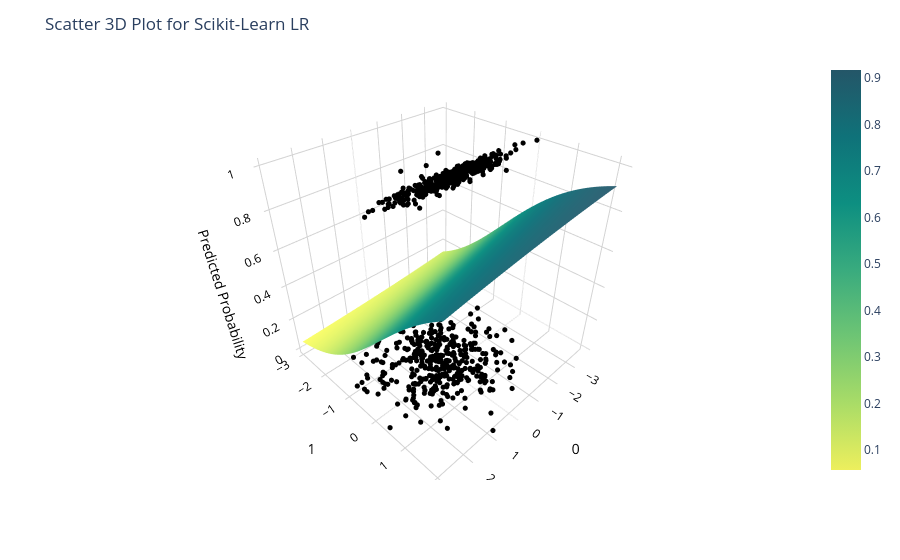

Notebook source saved alongside this figure:
### Code cell
import plotly.graph_objects as go 

fig = px.scatter_3d(x=X_train[:, 0], y=X_train[:, 1], z=y_train, color_discrete_sequence=['black'], labels=dict(x="0", y="1", z="Predicted Probability"))

# Set figure title and colors
fig.update_layout(title_text="Scatter 3D Plot for Scikit-Learn LR", scene = dict(xaxis=dict(backgroundcolor='white', color='black', gridcolor='lightgrey'), yaxis=dict(backgroundcolor='white',color='black', gridcolor='lightgrey'), zaxis=dict(backgroundcolor='white', color='black', gridcolor='lightgrey')))

# Update marker size
fig.update_traces(marker=dict(size=3))

xrange = np.linspace(X[:,0].min(), X[:,0].max(), 200)
yrange = np.linspace(X[:,1].min(), X[:,1].max(), 200)
xx, yy = np.meshgrid(xrange, yrange)
grid = np.c_[xx.ravel(), yy.ravel()]

# Add prediction plane
probs = sklearn_lor.predict_proba(grid)
probs = probs[:, 1]
probs = probs.reshape(xx.shape)

mask_0 = y_test < my_lor.cut_off
mask_1 = y_test > my_lor.cut_off 


fig.add_traces(go.Surface(x=xx, y=yy, z=probs, name='LR Prediction', colorscale=px.colors.sequential.Aggrnyl_r))

fig.add_traces(go.Scatter3d(x=X_test[:, 0][mask_1], y=X_test[:, 1][mask_1], z=probs[mask_1], name='1', showlegend=False, mode = 'markers', opacity=0.9, marker=dict(color='limegreen', size=3)))

fig.add_traces(go.Scatter3d(x=X_test[:, 0][mask_0], y=X_test[:, 1][mask_0], z=probs[mask_0], name='0', showlegend=False, mode = 'markers', opacity=0.9, marker=dict(color='blue', size=3)))

fig.show()

### Figure 1 — Plotly figure (JSON) as saved in the notebook; plotly's stock layout.template omitted (floating-point values rounded to 4 significant figures; data arrays with more than 128 entries replaced by an {"elided": "..."} marker saying what was removed)
{"data": [{"hovertemplate": "0=%{x}<br>1=%{y}<br>Predicted Probability=%{z}<extra></extra>", "legendgroup": "", "marker": {"color": "black", "size": 3, "symbol": "circle"}, "mode": "markers", "name": "", "scene": "scene", "showlegend": false, "type": "scatter3d", "x": {"elided": "800 float values"}, "y": {"elided": "800 float values"}, "z": {"elided": "800 int values"}}, {"colorscale": [[0, "rgb(237, 239, 93)"], [0.1667, "rgb(169, 220, 103)"], [0.3333, "rgb(110, 197, 116)"], [0.5, "rgb(57, 171, 126)"], [0.6667, "rgb(13, 143, 129)"], [0.8333, "rgb(15, 114, 121)"], [1, "rgb(36, 86, 104)"]], "name": "LR Prediction", "type": "surface", "x": {"elided": "200x200 float values"}, "y": {"elided": "200x200 float values"}, "z": {"elided": "200x200 float values"}}, {"marker": {"color": "limegreen", "size": 3}, "mode": "markers", "name": "1", "opacity": 0.9, "showlegend": false, "type": "scatter3d", "x": [1.528, -1.096, 0.1124, -0.6016, -3.632, -0.8961, -1.015, -0.6381, 0.2325, -0.3749, -0.868, -0.2104, 0.5288, 1.31, -1.087, 0.5281, 1.043, 0.5193, 0.06467, 2.187, -0.2995, -1.901, -1.068, -0.1136, 2.164, 0.7185, -0.008053, -1.177, -0.03362, -0.6989, 0.7078, -1.372, -0.1964, 1.62, 1.541, 0.1176, -0.8125, -0.01266, -0.3047, 0.1938, -1.359, 0.3893, -0.638, 0.1433, 0.4035, 0.37, -1.692, 1.181, 0.0006037, -1.717, 1.934, -0.8418, 0.2062, -1.088, -0.04319, -0.03337, 0.1388, -0.8066, -1.24, 0.697, 0.5865, 0.06204, -1.524, 1.064, -1.109, 0.5603, 0.06034, 1.422, 0.7314, 0.3854, -1.148, -0.4346, 0.3578, -0.6861, -1.14, -0.04322, -1.252, 1.448, 0.6152, -1.351, 0.4441, -1.203, -0.0265, -0.9469, -0.6349, 1.221, 0.5932, 1.115, 0.05095, -0.8072, -1.797, 0.3733, -0.3142, 0.666, -0.0992, 0.9338], "y": [0.2438, 0.03134, -0.1309, -0.108, 0.06156, -0.1186, -0.08457, 0.08676, -0.1079, -0.03723, -0.101, 0.3631, 0.1948, 0.01224, 0.1343, 0.2519, -0.1785, 0.001225, 0.1265, -0.1202, 0.08568, 0.07094, -0.04459, -0.00144, 0.1654, 0.01451, 0.04571, 0.07197, 0.2373, 0.1195, 0.07671, 0.156, 0.2032, 0.2333, 0.0357, 0.1233, -0.0593, -0.0581, -0.07992, 0.2055, -0.1311, 0.08487, 0.1929, 0.2327, -0.1968, 0.1153, -0.1509, -0.1226, 0.07717, 0.1626, -0.08025, 0.2806, -0.05143, 0.09145, 0.2187, -0.1948, 0.3538, 0.0573, 0.1187, -0.02463, -0.1685, 0.1652, -0.1839, 0.08267, -0.05116, -0.06974, 0.2719, 0.142, -0.08364, 0.1399, -0.2498, 0.237, 0.1663, -0.2189, 0.1173, 0.03147, 0.07288, 0.2862, 0.05869, -0.06801, 0.09511, -0.202, 0.1309, 0.05294, -0.1519, 0.05257, 0.01897, -0.1434, -0.06458, -0.1675, -0.01365, 0.01354, 0.1203, 0.1183, 0.08267, 0.1339], "z": {"elided": "96x200 float values"}}, {"marker": {"color": "blue", "size": 3}, "mode": "markers", "name": "0", "opacity": 0.9, "showlegend": false, "type": "scatter3d", "x": [0.8181, 1.452, 0.1641, 1.422, -0.8048, -0.7532, 0.6845, -0.1087, -1.642, -0.04233, -0.558, -0.8244, -0.7424, -2.432, -0.5526, 0.1274, 2.218, 1.766, 0.7815, -2.642, -0.8806, 0.5443, -1.217, -0.4134, -0.7684, -0.109, 1.432, -0.7814, 1.286, -0.4248, -0.4985, -0.0566, -0.8117, -0.8567, 0.2972, 1.118, 0.3865, 0.6903, 0.1028, 0.6612, -0.499, -0.5092, 0.7994, -0.276, -0.6163, -0.311, 0.06305, -0.7605, -0.5437, 0.3941, 0.3955, 0.1408, 0.06473, -0.2374, -0.0805, 1.206, -0.3806, 0.4601, 0.2088, -0.291, 1.323, -1.726, 1.278, 1.366, -0.2472, 0.8648, 0.3398, 1.199, -1.083, 0.3739, -0.3317, -0.3561, -0.04236, -0.9378, 1.925, 0.8666, 0.08511, 0.2959, -0.4741, -1.614, -0.6077, -0.196, -1.138, -0.18, -0.976, -0.6193, -0.04626, 0.3103, -0.7481, 1.268, 0.3444, -0.2874, -1.243, 0.5612, -0.4488, -0.8593, 1.162, -0.5971, 0.07302, -0.02039, 0.6972, 0.8473, 0.1803, 0.2629], "y": [-0.9495, -0.1771, 0.1751, 0.5524, -0.284, 0.008538, -1.426, -0.6766, 0.4754, -0.03809, 0.03502, -0.9931, 0.3993, 0.5208, -1.021, 0.1276, -0.0261, -0.02994, -1.525, -0.783, 0.593, -0.001701, -1.025, 0.5235, 0.2817, 0.9446, -0.7873, -0.1609, 0.8375, 0.3391, -0.7854, -0.2366, -0.8392, 0.1218, 0.6524, 0.177, 1.986, -0.2094, -0.7689, -1.85, -1.158, 0.2263, -0.01374, -1.024, -0.6462, 0.5434, -0.8804, 1.571, -0.3097, -0.8007, -0.2437, 1.39, 0.1911, -0.7062, 1.158, 0.07062, 0.7962, 1.193, 0.3308, 0.51, -1.68, -1.341, -0.69, 0.846, -0.9126, -0.2269, -0.4601, -0.3923, -0.8326, -1.266, 1.881, 1.007, -1.099, -0.4848, -0.3322, -0.04419, 0.6146, 0.3476, 0.05903, 1.098, -0.88, -0.3925, 0.2939, 0.1311, 0.1032, -0.65, 0.3489, 0.00353, -0.7153, -0.006102, -1.282, -0.8019, 0.7701, 0.7856, 0.3023, -0.3344, 0.4503, -2.687, 0.818, -1.903, -0.5594, 0.6098, -0.9309, -0.3918], "z": {"elided": "104x200 float values"}}], "layout": {"legend": {"tracegroupgap": 0}, "margin": {"t": 60}, "scene": {"domain": {"x": [0, 1], "y": [0, 1]}, "xaxis": {"backgroundcolor": "white", "color": "black", "gridcolor": "lightgrey", "title": {"text": "0"}}, "yaxis": {"backgroundcolor": "white", "color": "black", "gridcolor": "lightgrey", "title": {"text": "1"}}, "zaxis": {"backgroundcolor": "white", "color": "black", "gridcolor": "lightgrey", "title": {"text": "Predicted Probability"}}}, "title": {"text": "Scatter 3D Plot for Scikit-Learn LR"}}}
